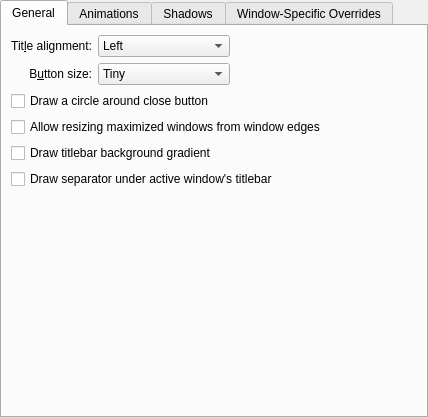
<?xml version="1.0" encoding="UTF-8"?>
<ui version="4.0">
 <class>DarklyConfigurationUI</class>
 <widget class="QWidget" name="DarklyConfigurationUI">
  <property name="geometry">
   <rect>
    <x>0</x>
    <y>0</y>
    <width>428</width>
    <height>418</height>
   </rect>
  </property>
  <layout class="QVBoxLayout" name="verticalLayout">
   <property name="margin">
    <number>0</number>
   </property>
   <item>
    <widget class="QTabWidget" name="tabWidget">
     <property name="currentIndex">
      <number>0</number>
     </property>
     <widget class="QWidget" name="tab">
      <attribute name="title">
       <string>General</string>
      </attribute>
      <layout class="QGridLayout" name="gridLayout_4">
       <item row="0" column="0">
        <widget class="QLabel" name="label_3">
         <property name="text">
          <string>Tit&amp;le alignment:</string>
         </property>
         <property name="alignment">
          <set>Qt::AlignRight|Qt::AlignTrailing|Qt::AlignVCenter</set>
         </property>
         <property name="buddy">
          <cstring>titleAlignment</cstring>
         </property>
        </widget>
       </item>
       <item row="1" column="0">
        <widget class="QLabel" name="label_4">
         <property name="text">
          <string>B&amp;utton size:</string>
         </property>
         <property name="alignment">
          <set>Qt::AlignRight|Qt::AlignTrailing|Qt::AlignVCenter</set>
         </property>
         <property name="buddy">
          <cstring>buttonSize</cstring>
         </property>
        </widget>
       </item>
       <item row="1" column="1">
        <widget class="QComboBox" name="buttonSize">
         <item>
          <property name="text">
           <string>Tiny</string>
          </property>
         </item>
         <item>
          <property name="text">
           <string comment="@item:inlistbox Button size:">Small</string>
          </property>
         </item>
         <item>
          <property name="text">
           <string comment="@item:inlistbox Button size:">Medium</string>
          </property>
         </item>
         <item>
          <property name="text">
           <string comment="@item:inlistbox Button size:">Large</string>
          </property>
         </item>
         <item>
          <property name="text">
           <string comment="@item:inlistbox Button size:">Very Large</string>
          </property>
         </item>
        </widget>
       </item>
       <item row="0" column="1">
        <widget class="QComboBox" name="titleAlignment">
         <item>
          <property name="text">
           <string>Left</string>
          </property>
         </item>
         <item>
          <property name="text">
           <string>Center</string>
          </property>
         </item>
         <item>
          <property name="text">
           <string>Center (Full Width)</string>
          </property>
         </item>
         <item>
          <property name="text">
           <string>Right</string>
          </property>
         </item>
        </widget>
       </item>
       <item row="0" column="2">
        <spacer name="horizontalSpacer">
         <property name="orientation">
          <enum>Qt::Horizontal</enum>
         </property>
         <property name="sizeHint" stdset="0">
          <size>
           <width>40</width>
           <height>20</height>
          </size>
         </property>
        </spacer>
       </item>
       <item row="7" column="0" colspan="3">
        <spacer name="verticalSpacer">
         <property name="orientation">
          <enum>Qt::Vertical</enum>
         </property>
         <property name="sizeHint" stdset="0">
          <size>
           <width>20</width>
           <height>40</height>
          </size>
         </property>
        </spacer>
       </item>
       <item row="6" column="0" colspan="3">
        <widget class="QCheckBox" name="drawTitleBarSeparator">
         <property name="text">
          <string>Draw separator under active window's titlebar</string>
         </property>
        </widget>
       </item>
       <item row="3" column="0" colspan="3">
        <widget class="QCheckBox" name="drawBorderOnMaximizedWindows">
         <property name="text">
          <string>Allow resizing maximized windows from window edges</string>
         </property>
        </widget>
       </item>
       <item row="2" column="0" colspan="3">
        <widget class="QCheckBox" name="outlineCloseButton">
         <property name="text">
          <string>Draw a circle around close button</string>
         </property>
        </widget>
       </item>
       <item row="4" column="0" colspan="3">
        <widget class="QCheckBox" name="drawBackgroundGradient">
         <property name="text">
          <string>Draw titlebar background gradient</string>
         </property>
        </widget>
       </item>
      </layout>
     </widget>
     <widget class="QWidget" name="tab_2">
      <attribute name="title">
       <string>Animations</string>
      </attribute>
      <layout class="QGridLayout" name="gridLayout_5">
       <item row="1" column="0">
        <widget class="QLabel" name="animationsDurationLabel">
         <property name="enabled">
          <bool>false</bool>
         </property>
         <property name="text">
          <string>Anima&amp;tions duration:</string>
         </property>
         <property name="alignment">
          <set>Qt::AlignRight|Qt::AlignTrailing|Qt::AlignVCenter</set>
         </property>
         <property name="buddy">
          <cstring>animationsDuration</cstring>
         </property>
        </widget>
       </item>
       <item row="1" column="1">
        <widget class="QSpinBox" name="animationsDuration">
         <property name="enabled">
          <bool>false</bool>
         </property>
         <property name="suffix">
          <string> ms</string>
         </property>
         <property name="maximum">
          <number>500</number>
         </property>
        </widget>
       </item>
       <item row="1" column="2">
        <spacer name="horizontalSpacer_4">
         <property name="orientation">
          <enum>Qt::Horizontal</enum>
         </property>
         <property name="sizeHint" stdset="0">
          <size>
           <width>40</width>
           <height>20</height>
          </size>
         </property>
        </spacer>
       </item>
       <item row="0" column="0" colspan="3">
        <widget class="QCheckBox" name="animationsEnabled">
         <property name="text">
          <string>Enable animations</string>
         </property>
        </widget>
       </item>
       <item row="2" column="0" colspan="3">
        <spacer name="verticalSpacer_2">
         <property name="orientation">
          <enum>Qt::Vertical</enum>
         </property>
         <property name="sizeHint" stdset="0">
          <size>
           <width>20</width>
           <height>40</height>
          </size>
         </property>
        </spacer>
       </item>
      </layout>
     </widget>
     <widget class="QWidget" name="tab_4">
      <attribute name="title">
       <string>Shadows</string>
      </attribute>
      <layout class="QGridLayout" name="gridLayout">
       <item row="0" column="0">
        <widget class="QLabel" name="label">
         <property name="text">
          <string>Si&amp;ze:</string>
         </property>
         <property name="alignment">
          <set>Qt::AlignRight|Qt::AlignTrailing|Qt::AlignVCenter</set>
         </property>
         <property name="buddy">
          <cstring>shadowSize</cstring>
         </property>
        </widget>
       </item>
       <item row="0" column="1">
        <widget class="QComboBox" name="shadowSize">
         <item>
          <property name="text">
           <string comment="@item:inlistbox Button size:">None</string>
          </property>
         </item>
         <item>
          <property name="text">
           <string comment="@item:inlistbox Button size:">Small</string>
          </property>
         </item>
         <item>
          <property name="text">
           <string comment="@item:inlistbox Button size:">Medium</string>
          </property>
         </item>
         <item>
          <property name="text">
           <string comment="@item:inlistbox Button size:">Large</string>
          </property>
         </item>
         <item>
          <property name="text">
           <string comment="@item:inlistbox Button size:">Very Large</string>
          </property>
         </item>
        </widget>
       </item>
       <item row="1" column="0">
        <widget class="QLabel" name="label_2">
         <property name="text">
          <string comment="strength of the shadow (from transparent to opaque)">S&amp;trength:</string>
         </property>
         <property name="alignment">
          <set>Qt::AlignRight|Qt::AlignTrailing|Qt::AlignVCenter</set>
         </property>
         <property name="buddy">
          <cstring>shadowStrength</cstring>
         </property>
        </widget>
       </item>
       <item row="1" column="1">
        <widget class="QSpinBox" name="shadowStrength">
         <property name="suffix">
          <string>%</string>
         </property>
         <property name="minimum">
          <number>10</number>
         </property>
         <property name="maximum">
          <number>100</number>
         </property>
        </widget>
       </item>
       <item row="1" column="2">
        <spacer name="horizontalSpacer_5">
         <property name="orientation">
          <enum>Qt::Horizontal</enum>
         </property>
         <property name="sizeHint" stdset="0">
          <size>
           <width>40</width>
           <height>20</height>
          </size>
         </property>
        </spacer>
       </item>
       <item row="2" column="0">
        <widget class="QLabel" name="label_5">
         <property name="text">
          <string>Color:</string>
         </property>
         <property name="alignment">
          <set>Qt::AlignRight|Qt::AlignTrailing|Qt::AlignVCenter</set>
         </property>
        </widget>
       </item>
       <item row="2" column="1">
        <widget class="KColorButton" name="shadowColor"/>
       </item>
       <item row="3" column="0" colspan="3">
        <spacer name="verticalSpacer_3">
         <property name="orientation">
          <enum>Qt::Vertical</enum>
         </property>
         <property name="sizeHint" stdset="0">
          <size>
           <width>20</width>
           <height>40</height>
          </size>
         </property>
        </spacer>
       </item>
      </layout>
     </widget>
     <widget class="QWidget" name="tab_3">
      <attribute name="title">
       <string>Window-Specific Overrides</string>
      </attribute>
      <layout class="QVBoxLayout" name="verticalLayout_3">
       <item>
        <widget class="Darkly::ExceptionListWidget" name="exceptions" native="true">
         <property name="sizePolicy">
          <sizepolicy hsizetype="Preferred" vsizetype="Expanding">
           <horstretch>0</horstretch>
           <verstretch>0</verstretch>
          </sizepolicy>
         </property>
        </widget>
       </item>
      </layout>
     </widget>
    </widget>
   </item>
  </layout>
 </widget>
 <customwidgets>
  <customwidget>
   <class>KColorButton</class>
   <extends>QPushButton</extends>
   <header>kcolorbutton.h</header>
  </customwidget>
  <customwidget>
   <class>Darkly::ExceptionListWidget</class>
   <extends>QWidget</extends>
   <header>config/darklyexceptionlistwidget.h</header>
   <container>1</container>
  </customwidget>
 </customwidgets>
 <tabstops>
  <tabstop>tabWidget</tabstop>
  <tabstop>titleAlignment</tabstop>
  <tabstop>buttonSize</tabstop>
  <tabstop>outlineCloseButton</tabstop>
  <tabstop>drawBorderOnMaximizedWindows</tabstop>
  <tabstop>drawBackgroundGradient</tabstop>
  <tabstop>drawTitleBarSeparator</tabstop>
  <tabstop>animationsEnabled</tabstop>
  <tabstop>animationsDuration</tabstop>
  <tabstop>shadowSize</tabstop>
  <tabstop>shadowStrength</tabstop>
  <tabstop>shadowColor</tabstop>
 </tabstops>
 <resources/>
 <connections>
  <connection>
   <sender>animationsEnabled</sender>
   <signal>toggled(bool)</signal>
   <receiver>animationsDurationLabel</receiver>
   <slot>setEnabled(bool)</slot>
   <hints>
    <hint type="sourcelabel">
     <x>34</x>
     <y>194</y>
    </hint>
    <hint type="destinationlabel">
     <x>84</x>
     <y>221</y>
    </hint>
   </hints>
  </connection>
  <connection>
   <sender>animationsEnabled</sender>
   <signal>toggled(bool)</signal>
   <receiver>animationsDuration</receiver>
   <slot>setEnabled(bool)</slot>
   <hints>
    <hint type="sourcelabel">
     <x>108</x>
     <y>194</y>
    </hint>
    <hint type="destinationlabel">
     <x>141</x>
     <y>229</y>
    </hint>
   </hints>
  </connection>
 </connections>
</ui>
